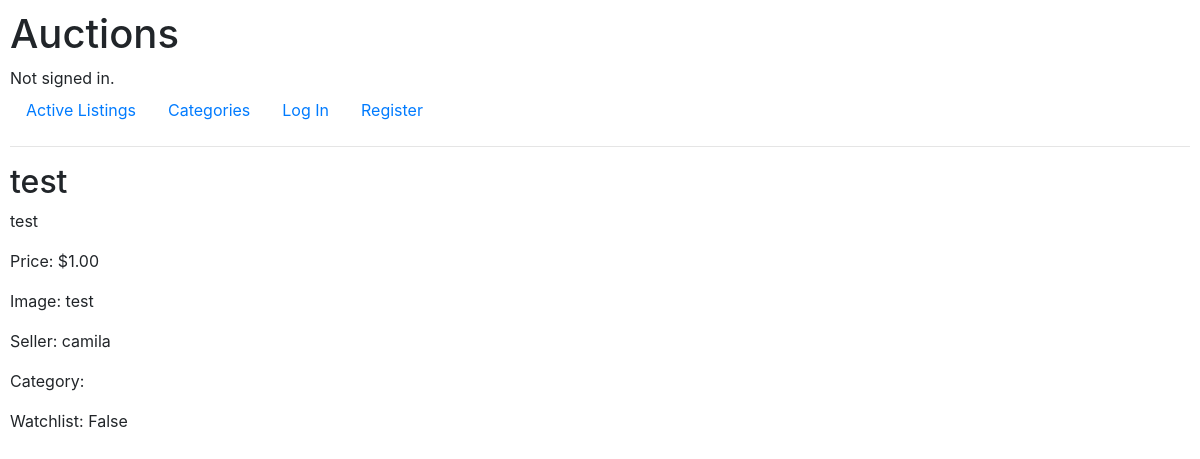
The page /listings/7 on the database as committed earlier.
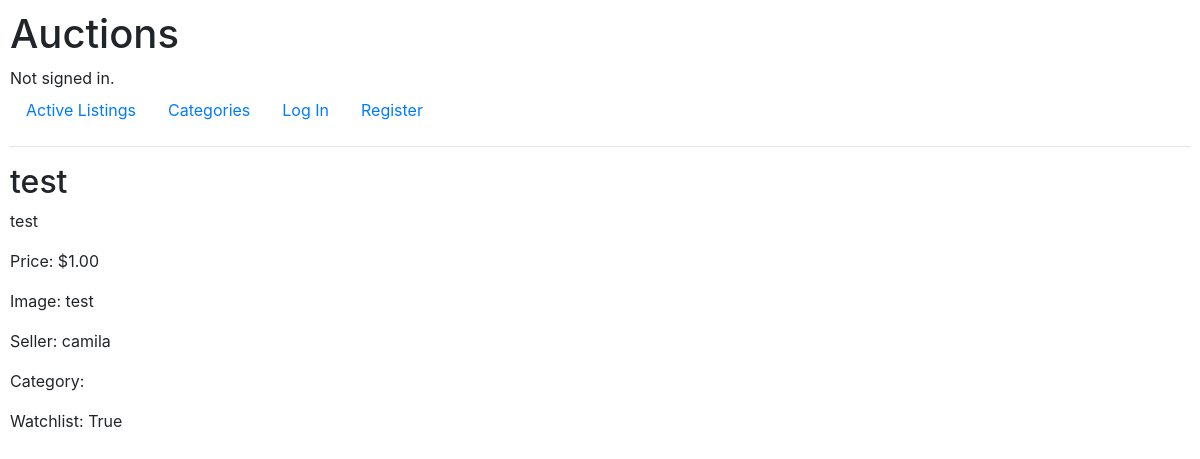
The same page on the database as committed later.
### auctions/models.py (models this page shows, shortened)
class Listing(models.Model):
    title = models.CharField(max_length=64)
    description = models.CharField(max_length=64)
    starting_bid = models.DecimalField(max_digits=9, decimal_places=2, default=0)
    seller = models.ManyToManyField(User, blank=True, related_name="listing")
    seller_username = models.CharField(max_length=64, default="")
    img_url = models.CharField(max_length=64, blank=True)
    category = models.CharField(max_length=64, choices=CATEGORIES, default="art")
    in_watchlist = models.BooleanField(default=False)
    current_price = models.DecimalField(max_digits=9, decimal_places=2, default=0)
    is_active = models.BooleanField()
    current_winner = models.ManyToManyField(User, blank=True, related_name="won_bid")
    current_winner_username = models.CharField(max_length=64, blank=True, default="")

### auctions/views.py (the view)
# urls.py: path("listings/<str:id>", views.listing, name="listings"),
def listing(request, id):
    listing = Listing.objects.get(id=id)
    if request.user.is_authenticated:
        watchlist_text = "Add to Watchlist"
        watchlist_form = WatchlistAction(initial={'set_watchlist':True})
        if listing.in_watchlist:
            watchlist_text = "Remove from Watchlist"
            watchlist_form = WatchlistAction(initial={'set_watchlist':False})
        current_winner = False
        if not listing.is_active and listing.current_winner_username == request.user.username:
            current_winner = listing.current_winner_username
        close_listing_form = False
        if listing.seller_username == request.user.username:
            close_listing_form = CloseListing()
        return render(request, "auctions/listing.html", {
            "listing": listing,
            "is_authenticated": request.user.is_authenticated,
            "watchlist_form": watchlist_form,
            "watchlist_text": watchlist_text,
            "close_listing_form": close_listing_form,
            "current_winner": current_winner,
            "bidding_form": BiddingForm()
        })
    else:
        return render(request, "auctions/listing.html", {
            "listing": listing,
            "is_authenticated": request.user.is_authenticated,
            "watchlist_form": False,
            "watchlist_text": ""
        })

### auctions/templates/auctions/listing.html (shortened to what this page needs)
{% extends "auctions/layout.html" %}
{% block body %}
    <h2>{{ listing.title }}</h2>
    <p>{{ listing.description }}</p>
    <p>Price: ${{ listing.starting_bid }}</p>
    <p>Image: {{ listing.img_url }}</p>
    <p>Seller: {{ listing.seller_username }}</p>
    <p>Category: {{ listing.category_id }}</p>
    <p>Watchlist: {{ listing.in_watchlist }}</p>
    <br>
    <br>
    <br>
{% endblock %}

### auctions/templates/auctions/layout.html (shortened to what this page needs)
{% load static %}
<!DOCTYPE html>
<html lang="en">
    <head>
        <link rel="stylesheet" href="https://stackpath.bootstrapcdn.com/bootstrap/4.4.1/css/bootstrap.min.css">
        <link href="{% static 'auctions/styles.css' %}" rel="stylesheet">
    </head>
    <body>
        <h1>Auctions</h1>
        <div>
            {% if user.is_authenticated %}
                Signed in as <strong>{{ user.username }}</strong>.
            {% else %}
                Not signed in.
            {% endif %}
        </div>
        <ul class="nav">
            <li class="nav-item">
                <a class="nav-link" href="{% url 'index' %}">Active Listings</a>
            </li>
            <li class="nav-item">
                <a class="nav-link" href="{% url 'categories' %}">Categories</a>
            </li>
            {% if user.is_authenticated %}
                <li class="nav-item">
                    <a class="nav-link" href="{% url 'logout' %}">Log Out</a>
                </li>
                <li class="nav-item">
                    <a class="nav-link" href="{% url 'new_listing' %}">Create Listing</a>
                </li>
                <li class="nav-item">
                    <a class="nav-link" href="{% url 'watchlist' %}">Watchlist</a>
                </li>
            {% else %}
                <li class="nav-item">
                    <a class="nav-link" href="{% url 'login' %}">Log In</a>
                </li>
                <li class="nav-item">
                    <a class="nav-link" href="{% url 'register' %}">Register</a>
                </li>
            {% endif %}
        </ul>
        <hr>
        {% block body %}
        {% endblock %}
    </body>
</html>

### auctions/static/auctions/styles.css (style rules this page uses)
body { padding: 10px; }

Rows that differ between the two databases and show on the page:
changed Listing "test": in_watchlist "False" → "True"
